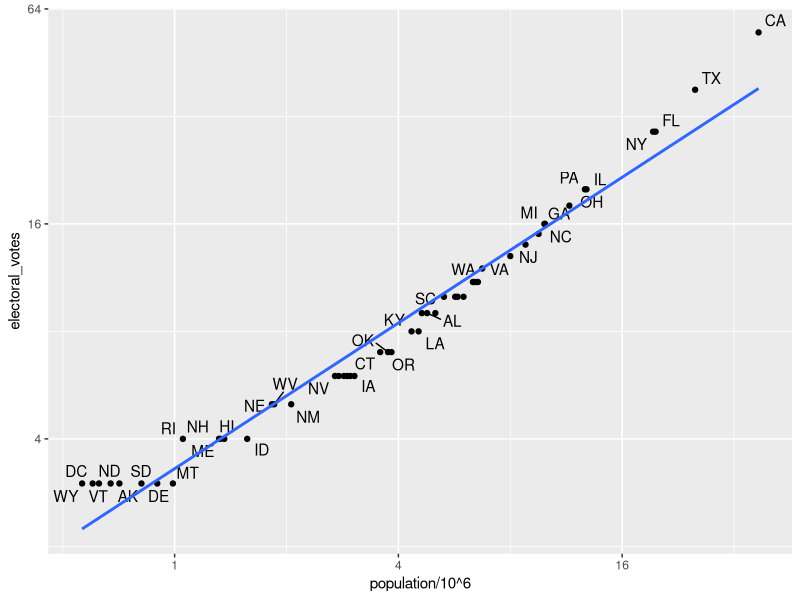

Write the R code that produced this figure. (Note: this script raises an error after producing the figure.)
## ---- chunk 1
img_path <- "wrangling/img"
## ---- chunk 2
library(tidyverse)
library(dslabs)
data(murders)
head(murders)
## ---- chunk 3
data(polls_us_election_2016)
head(results_us_election_2016)
## ---- chunk 4
identical(results_us_election_2016$state, murders$state)
## ---- chunk 5
tab <- left_join(murders, results_us_election_2016, by = "state") %>% select(-others)
head(tab)
## ---- chunk 6
library(ggrepel)
tab %>% ggplot(aes(population/10^6, electoral_votes, label = abb)) +
  geom_point() +
  geom_text_repel() + 
  scale_x_continuous(trans = "log2") +
  scale_y_continuous(trans = "log2") +
  geom_smooth(method = "lm", se = FALSE)
## ---- chunk 7
tab_1 <- slice(murders, 1:6) %>% select(state, population)
tab_1
###NEEDS TO CHANGE
tab_2 <- results_us_election_2016 %>% 
  filter(state%in%c("Alabama", "Alaska", "Arizona", 
                    "California", "Connecticut","Delaware")) %>% 
  select(state, electoral_votes)
tab_2
## ---- chunk 8
left_join(tab_1, tab_2, by = "state")
## ---- chunk 9
tab_1 %>% right_join(tab_2, by = "state")
## ---- chunk 10
inner_join(tab_1, tab_2, by = "state")
## ---- chunk 11
full_join(tab_1, tab_2, by = "state")
## ---- chunk 12
semi_join(tab_1, tab_2, by = "state")
## ---- chunk 13
anti_join(tab_1, tab_2, by = "state")
## ---- chunk 14
knitr::include_graphics(file.path(img_path,"joins.png"))
## ---- chunk 15
bind_cols(a = 1:3, b = 4:6)
## ---- chunk 16
tab_1 <- tab[, 1:3]
tab_2 <- tab[, 4:6]
tab_3 <- tab[, 7:8]
new_tab <- bind_cols(tab_1, tab_2, tab_3)
head(new_tab)
## ---- chunk 17
tab_1 <- tab[1:2,]
tab_2 <- tab[3:4,]
bind_rows(tab_1, tab_2)
## ---- chunk 18
intersect(1:10, 6:15)
## ---- chunk 19
intersect(c("a","b","c"), c("b","c","d"))
## ---- chunk 20
tab_1 <- tab[1:5,]
tab_2 <- tab[3:7,]
dplyr::intersect(tab_1, tab_2)
## ---- chunk 21
union(1:10, 6:15)
union(c("a","b","c"), c("b","c","d"))
## ---- chunk 22
tab_1 <- tab[1:5,]
tab_2 <- tab[3:7,]
dplyr::union(tab_1, tab_2)
## ---- chunk 23
setdiff(1:10, 6:15)
setdiff(6:15, 1:10)
## ---- chunk 24
tab_1 <- tab[1:5,]
tab_2 <- tab[3:7,]
dplyr::setdiff(tab_1, tab_2)
## ---- chunk 25
setequal(1:5, 1:6)
## ---- chunk 26
setequal(1:5, 5:1)
## ---- chunk 27
dplyr::setequal(tab_1, tab_2)
